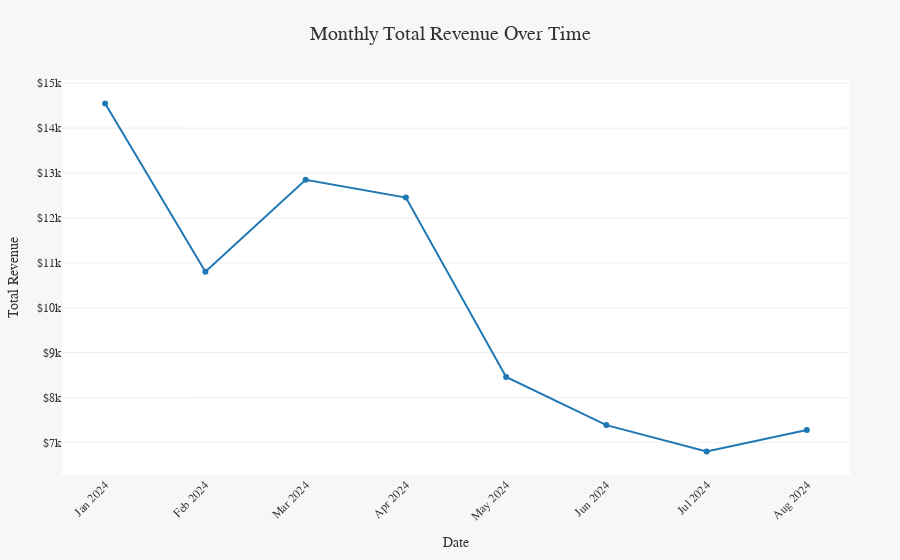

Here is the notebook cell this chart was saved with:
### Markdown cell above
North America is the most profitable region, generating significantly more revenue than the others.
Asia and Europe contribute a substantial amount of revenue, but not as much as North America.

### Code cell
df = pd.DataFrame(data)
df['Date'] = pd.to_datetime(df['Date'], format='%d-%m-%Y', errors='coerce')

df = df.dropna(subset=['Date'])
monthly_revenue = df.resample('M', on='Date')['Total Revenue'].sum().reset_index()

monthly_revenue['MonthYear'] = monthly_revenue['Date'].dt.strftime('%b %Y')
fig = px.line(
    monthly_revenue,
    x='MonthYear',
    y='Total Revenue',
    title='Monthly Total Revenue Over Time',
    line_shape='linear',  
    markers=True,        
    color_discrete_sequence=['#1f77b4'] 
)

fig.update_layout(
    title={
        'text': 'Monthly Total Revenue Over Time',
        'x': 0.5,
        'xanchor': 'center',
        'font': {'size': 20, 'color': '#333'}
    },
    xaxis_title='Date',
    yaxis_title='Total Revenue',
    xaxis=dict(
        tickangle=-45,
        tickmode='array',
        tickvals=monthly_revenue['MonthYear'], 
        ticktext=[pd.to_datetime(d).strftime('%b %Y') for d in monthly_revenue['Date']]
    ),
    yaxis=dict(
        tickprefix='$', 
        showgrid=True,
        gridcolor='rgba(200, 200, 200, 0.3)'
    ),
    margin=dict(l=50, r=50, t=80, b=50),
    plot_bgcolor='white',
    paper_bgcolor='rgba(240, 240, 240, 0.5)',
    legend=dict(
        x=1.05,
        y=1,
        traceorder='normal',
        orientation='v'
    ),
    font=dict(family="Arial, sans-serif", size=12, color="#333")
)

fig.show()

### Figure 1 — Plotly figure (JSON) as saved in the notebook; plotly's stock layout.template omitted (floating-point values rounded to 4 significant figures)
{"data": [{"hovertemplate": "MonthYear=%{x}<br>Total Revenue=%{y}<extra></extra>", "legendgroup": "", "line": {"color": "#1f77b4", "dash": "solid", "shape": "linear"}, "marker": {"symbol": "circle"}, "mode": "lines+markers", "name": "", "orientation": "v", "showlegend": false, "type": "scatter", "x": ["Jan 2024", "Feb 2024", "Mar 2024", "Apr 2024", "May 2024", "Jun 2024", "Jul 2024", "Aug 2024"], "xaxis": "x", "y": [14549, 10804, 12850, 12453, 8457, 7386, 6798, 7279], "yaxis": "y"}], "layout": {"font": {"color": "#333", "family": "Arial, sans-serif", "size": 12}, "legend": {"orientation": "v", "tracegroupgap": 0, "traceorder": "normal", "x": 1.05, "y": 1}, "margin": {"b": 50, "l": 50, "r": 50, "t": 80}, "paper_bgcolor": "rgba(240, 240, 240, 0.5)", "plot_bgcolor": "white", "title": {"font": {"color": "#333", "size": 20}, "text": "Monthly Total Revenue Over Time", "x": 0.5, "xanchor": "center"}, "xaxis": {"anchor": "y", "domain": [0, 1], "tickangle": -45, "tickmode": "array", "ticktext": ["Jan 2024", "Feb 2024", "Mar 2024", "Apr 2024", "May 2024", "Jun 2024", "Jul 2024", "Aug 2024"], "tickvals": ["Jan 2024", "Feb 2024", "Mar 2024", "Apr 2024", "May 2024", "Jun 2024", "Jul 2024", "Aug 2024"], "title": {"text": "Date"}}, "yaxis": {"anchor": "x", "domain": [0, 1], "gridcolor": "rgba(200, 200, 200, 0.3)", "showgrid": true, "tickprefix": "$", "title": {"text": "Total Revenue"}}}}
